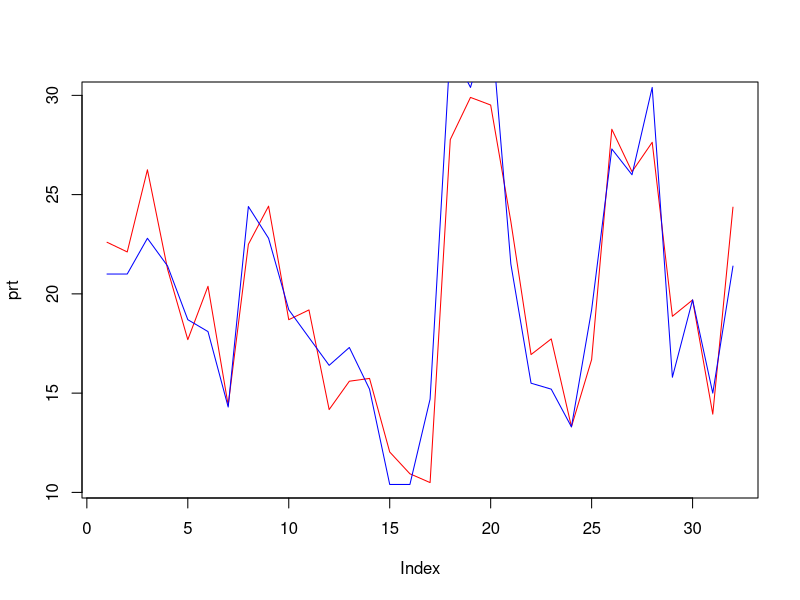

Here is the R script that generated this plot:
set.seed(10)
#Package for test-test split
library(caTools)
#Splitting for test-train 0.8/0.2
s=sample.split(mtcars,SplitRatio = 0.8)
#Gives output as True False
train=subset(mtcars,split=TRUE)
test=subset(mtcars,split=FALSE)
#linear model
model=lm(mtcars$mpg~.,data=train)
prt=predict(model,test)
print(prt)
#plotting line chart
plot(prt,type='l',col="red")
lines(mtcars$mpg,type="l",col="blue")
